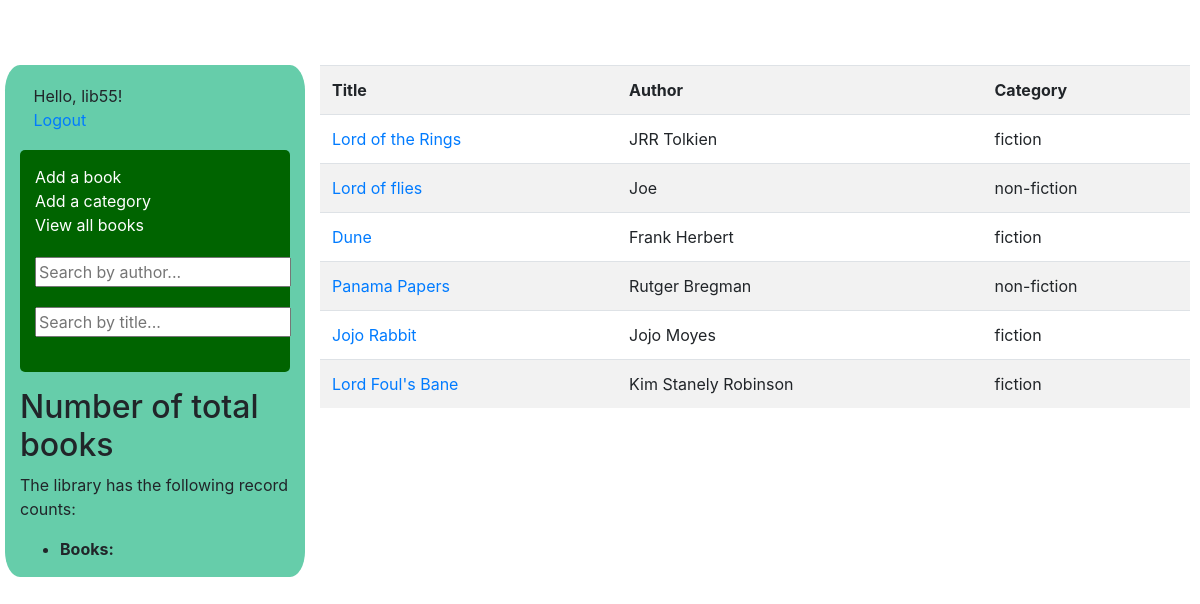
Page /list_books (signed in) on the committed database.
### manager/models.py (models this page shows, shortened)
class User(AbstractUser):
    email = models.EmailField()
    is_student = models.BooleanField(default=False)
    is_librarian = models.BooleanField(default=False)

class Book(models.Model):
    book_id = models.AutoField(primary_key=True)
    title = models.CharField(max_length=200)
    author = models.CharField(max_length=200)
    category = models.ForeignKey(Category, on_delete=models.CASCADE)
    loaned = models.CharField(max_length=200, default='available')

class Category(models.Model):
    category_id = models.AutoField(primary_key=True)
    name = models.CharField(max_length=200,unique=True)
    def __str__(self):
        return self.name

### manager/views.py (the view)
# urls.py: path('list_books', ListBooks.as_view(template_name='list_books.html'), name='list_books'),
@method_decorator([login_required], name='dispatch')
class ListBooks(ListView):
    model = Book
    template_name = 'list_books.html'
    context_object_name = 'books'
    queryset = Book.objects.filter(loaned__exact='available')

### manager/templates/list_books.html (shortened to what this page needs)
{% extends "base.html" %}
{% block content %}
<table class="table table-striped">
<tr>
<th>Title</th>
<th>Author</th>
<th>Category</th>
</tr>
{% for book in books %}
<tr>
<td><a href="{% url 'view_book' book.pk %}">{{book.title}}</a></td>
<td>{{book.author}}</td>
<td>{{book.category}}</td>
</tr>
{% endfor %}
</table>
{% endblock %}

### manager/templates/base.html (shortened to what this page needs)
<!DOCTYPE html>
<html lang="en">
<head>
  <link rel="stylesheet" href="https://cdn.jsdelivr.net/npm/bootstrap@4.5.3/dist/css/bootstrap.min.css">
  {% load static %}
  <link rel="stylesheet" href="{% static 'css/style.css' %}">
</head>
<body>
  <div class="container-fluid">
    <div class="row">
      <div class="col-sm-3">
      {% block sidebar %}
      <div class="" id="user_greeting">
      <div>Hello, {{ user.username|default:'Guest' }}!</div>
      {% if user.is_authenticated %}
      <div><a href="{% url 'logout' %}">Logout</a></div>
      {% else %}
      <div><a href="{% url 'login' %}">Log In</a></div>
      <div><a href="{% url 'signup' %}">Register</a></div>
      {% endif %}
      </div>
        <ul class="sidebar-nav">
          {% if user.is_authenticated and user.is_librarian %}
          <li><a href="{% url 'add_book' %}">Add a book</a></li>
          <li><a href="{% url 'add_category' %}">Add a category</a></li>
          <li><a href="{% url 'list_books' %}">View all books</a></li>
          {% elif user.is_authenticated and user.is_student %}
          <li><a href="{% url 'list_loaned' %}">View my profile</a></li>
          <li><a href="{% url 'list_books' %}">View all books</a></li>
          {% endif %}
          {% if user.is_authenticated %}
          <form class="searchbar" action="{% url 'search_by_author' %}" method="get">
            <input name="author" type="text" placeholder="Search by author...">
          </form>
           <form class="searchbar" action="{% url 'search_by_title' %}" method="get">
            <input name="title" type="text" placeholder="Search by title...">
          </form>
          {% endif %}
        </ul>
        <h2>Number of total books</h2>
  <p>The library has the following record counts:</p>
  <ul>
    <li><strong>Books:</strong> {{ num_books }}</li>
  </ul>
     {% endblock %}
      </div>
      <div class="col-sm-9 ">{% block content %}{% endblock %}</div>
    </div>
  </div>
</body>
</html>

### manager/static/css/style.css (style rules this page uses)
.sidebar-nav { background: darkgreen; border-radius: 5px; padding: 15px 15px; }
.sidebar-nav li { list-style-type: none; }
.sidebar-nav a { color:white; }
.container-fluid { padding-top: 5%; margin: 5px; }
#user_greeting { margin: 5px 0px; padding: 5%; }
.col-sm-3 { background-color: mediumaquamarine; border-radius: 5%; }
.searchbar { margin-top: 20px; margin-bottom: 20px; }

### rows in the picture
User: username "lib55"
Book: title "Lord of the Rings", author "JRR Tolkien", category "fiction"
Book: title "Lord of flies", author "Joe", category "non-fiction"
Book: title "Dune", author "Frank Herbert", category "fiction"
Book: title "Panama Papers", author "Rutger Bregman", category "non-fiction"
Book: title "Jojo Rabbit", author "Jojo Moyes", category "fiction"
Book: title "Lord Foul's Bane", author "Kim Stanely Robinson", category "fiction"
